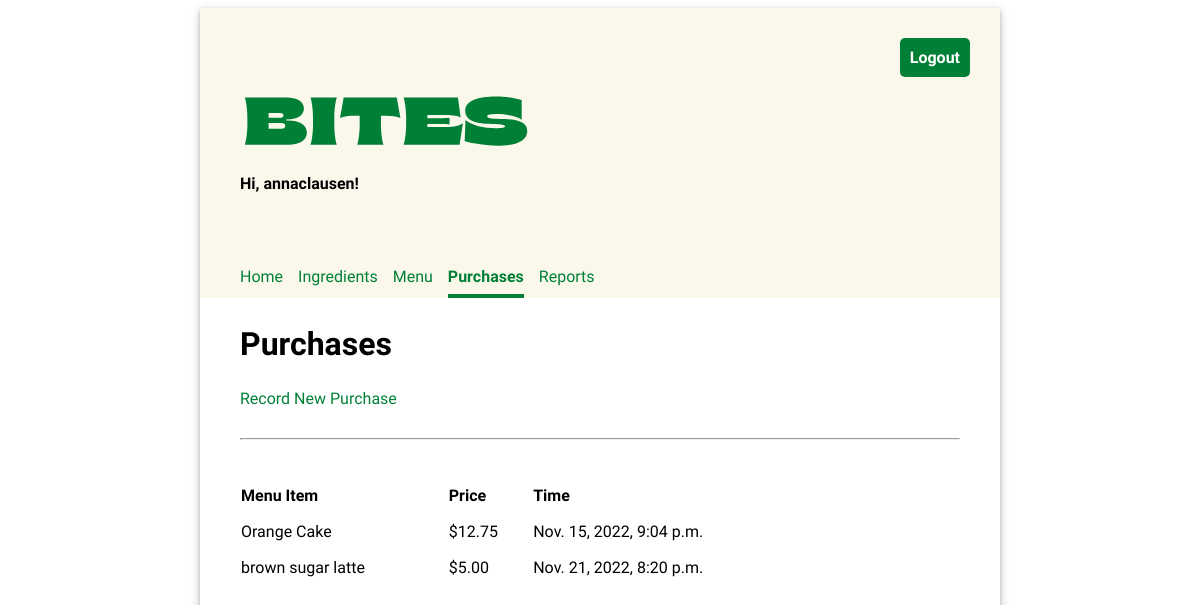
The page /purchases/ (signed in) on the database its author committed.
### inventory/models.py (models this page shows, shortened)
class Purchase(models.Model):
    menu_item = models.ForeignKey(MenuItem, on_delete=models.CASCADE)
    timestamp = models.DateTimeField(auto_now_add=True)

class MenuItem(models.Model):
    title = models.CharField(max_length=200, unique=True)
    price = models.FloatField(default=0.00)

### inventory/views.py (the view)
# urls.py: path('purchases/', views.PurchasesView.as_view(), name="purchases"),
class PurchasesView(LoginRequiredMixin, ListView):
    template_name = "inventory/purchase_list.html"
    model = Purchase

### inventory/templates/inventory/purchase_list.html (shortened to what this page needs)
{% extends 'base.html' %}
{% load static %}
{% block content %}
    <h2>Purchases</h2>
    <a href="{% url 'add_purchase' %}">Record New Purchase</a>
    <hr/>
    <table class="inventory-table">
        <thead>
            <tr>
                <th>Menu Item</th>
                <th>Price</th>
                <th>Time</th>
            </tr>
        </thead>
        <tbody>
        {% for purchase in object_list %}
            <tr>
                <td>{{ purchase.menu_item.title }}</td>
                <td class="price">${{ purchase.menu_item.price|stringformat:".2f" }}</td>
                <td>{{ purchase.timestamp }}</td>
            </tr>
        {% endfor %}
        </tbody>
    </table>
{% endblock %}

### inventory/templates/base.html (shortened to what this page needs)
{% load static %}
<!DOCTYPE html>
<html>
<head>
  <link rel="stylesheet" type="text/css" href="{% static 'inventory/style.css' %}" />
</head>
<body>
  <div class="app">
  <header>
    <div class="header-first-row">
      <img class="logo" src="{% static 'inventory/bites-logo.svg' %}" />
      {% if user.is_authenticated %}
      <a class="logout" href="/logout">Logout</a>
      {% endif %}
    </div>
    {% if user.is_authenticated %}
      <p class="greeting">Hi, {{ user.username }}!</p>
      <nav class="navbar">
        {% url 'home' as home_url %}
        {% url 'ingredients' as ingredients_url %}
        {% url 'menu' as menu_url %}
        {% url 'purchases' as purchases_url %}
        {% url 'reports' as reports_url %}
        <a class="nav-item{% if request.path == home_url %} current-page{% endif %}" href="{% url 'home' %}">Home</a>
        <a class="nav-item{% if request.path == ingredients_url %} current-page{% endif %}" href="{% url 'ingredients' %}">Ingredients</a>
        <a class="nav-item{% if request.path == menu_url %} current-page{% endif %}" href="{% url 'menu' %}">Menu</a>
        <a class="nav-item{% if request.path == purchases_url %} current-page{% endif %}" href="{% url 'purchases' %}">Purchases</a>
        <a class="nav-item{% if request.path == reports_url %} current-page{% endif %}" href="{% url 'reports' %}">Reports</a>
      </nav>
    {% endif %}
  </header>
  <main>
    {% block content %}{% endblock %}
  </main>
  </div>
</body>
</html>

### inventory/static/inventory/style.css (style rules this page uses)
body { font-family: 'Oxygen', sans-serif; }
hr { margin: 30px 0; }
header { background-color: #FAF8EB; min-height: 200px; display: flex; align-items: center; flex-direction: column; align-items: flex-start; padding-left: 40px; }
main { display: flex; flex-direction: column; padding: 0 40px 20px 40px; justify-content: center; }
main h2 { font-size: 2em; }
.app { min-width: 800px; max-width: 60%; margin: 0 auto; box-shadow: 0 2px 4px 0 rgba(0, 0, 0, 0.2), 0 3px 10px 0 rgba(0, 0, 0, 0.19); }
header p { font-weight: bold; }
.navbar { margin-top: 50px; display: flex; width: 100%; }
.navbar a { text-decoration: none; padding: 8px 0; color: #008037; margin-right: 15px; }
.navbar a:hover, .navbar .current-page { border-bottom: solid 4px #008037; border-spacing: 0 15px; font-weight: bold; }
main table { text-align: left; border-collapse: separate; border-spacing: 0 15px; width: 80%; }
.header-first-row { width: 100%; display: flex; justify-content: space-between; }
.logout { height: max-content; text-align: center; text-decoration: none; border: 0px; background-color: #008037; border-radius: 5px; color: white; padding: 10px; font-weight: bold; margin: 30px; font-size: 1em; }
.logo { margin-top: 75px; }
a { text-decoration: none; color: #008037; }

### rows shown on the page
Purchase: menu_item "Orange Cake", menu_item.price "12.75", timestamp "Nov. 15, 2022, 9:04 p.m."
Purchase: menu_item "brown sugar latte", menu_item.price "5.00", timestamp "Nov. 21, 2022, 8:20 p.m."

### other values the page prints
{{ user.username }} "annaclausen"
